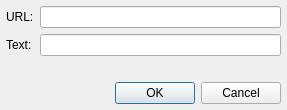
<ui version="4.0" >
 <class>InsertLinkDialog</class>
 <widget class="QDialog" name="InsertLinkDialog" >
  <property name="geometry" >
   <rect>
    <x>0</x>
    <y>0</y>
    <width>287</width>
    <height>110</height>
   </rect>
  </property>
  <property name="windowTitle" >
   <string>Insert Link</string>
  </property>
  <layout class="QVBoxLayout" name="verticalLayout" >
   <property name="margin" >
    <number>6</number>
   </property>
   <item>
    <layout class="QFormLayout" name="formLayout" >
     <item row="0" column="0" >
      <widget class="QLabel" name="label_2" >
       <property name="text" >
        <string>URL:</string>
       </property>
      </widget>
     </item>
     <item row="0" column="1" >
      <widget class="QLineEdit" name="urlLineEdit" />
     </item>
     <item row="1" column="0" >
      <widget class="QLabel" name="label" >
       <property name="text" >
        <string>Text:</string>
       </property>
      </widget>
     </item>
     <item row="1" column="1" >
      <widget class="QLineEdit" name="textLineEdit" />
     </item>
    </layout>
   </item>
   <item>
    <widget class="QDialogButtonBox" name="buttonBox" >
     <property name="orientation" >
      <enum>Qt::Horizontal</enum>
     </property>
     <property name="standardButtons" >
      <set>QDialogButtonBox::Cancel|QDialogButtonBox::Ok</set>
     </property>
    </widget>
   </item>
  </layout>
 </widget>
 <resources/>
 <connections>
  <connection>
   <sender>buttonBox</sender>
   <signal>accepted()</signal>
   <receiver>InsertLinkDialog</receiver>
   <slot>accept()</slot>
   <hints>
    <hint type="sourcelabel" >
     <x>160</x>
     <y>74</y>
    </hint>
    <hint type="destinationlabel" >
     <x>178</x>
     <y>-6</y>
    </hint>
   </hints>
  </connection>
  <connection>
   <sender>buttonBox</sender>
   <signal>rejected()</signal>
   <receiver>InsertLinkDialog</receiver>
   <slot>reject()</slot>
   <hints>
    <hint type="sourcelabel" >
     <x>248</x>
     <y>90</y>
    </hint>
    <hint type="destinationlabel" >
     <x>241</x>
     <y>-7</y>
    </hint>
   </hints>
  </connection>
 </connections>
</ui>
